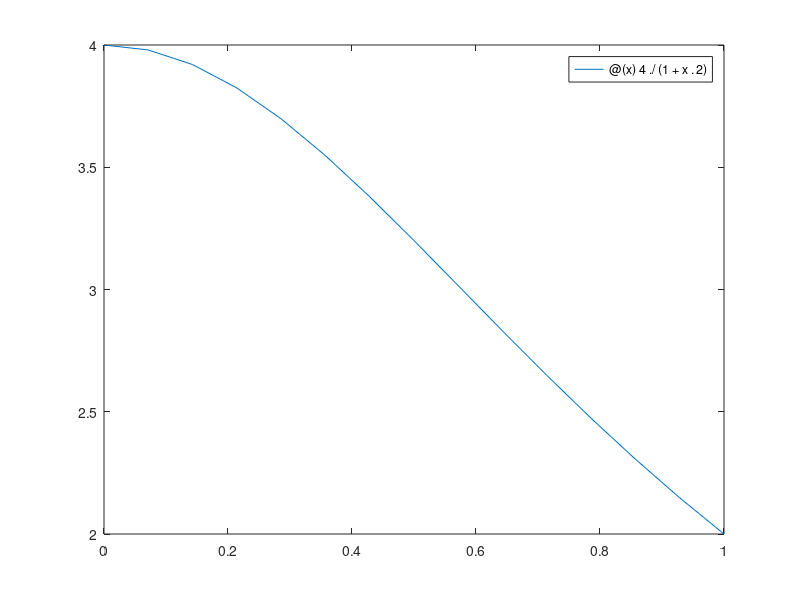

Write the MATLAB code that produced this figure. (Note: this script raises an error after producing the figure.)
axis =([0 1 0 4]);
a=0;
b=1;
f = @(x) 4./(1+x.^2);
fplot(f,[0,1]);

function retVal = repeated_trapezium_quadrature(a,b,f,n)
x = linspace(a,b,n+1);
retVal = ((b - a) / (2 * n)) * (f(a) + f(b) + 2 * sum(f(x(2:end-1))));
endfunction

function T = romberg(a,b,f,n)
  T = NaN(n)
  for i = 1:n
    T(i,1) = repeated_trapezium_quadrature(a,b,f,-2^(i-1))
    for j = 2:i
      Tij = (4 ^ (-j+1)) *T(i-1,j-1) - T(i,j-1);
      T(i,j) = Tij/(4 ^ (-j+1)-1);
    endfor
  endfor
 
endfunction

romberg (a,b,f,-2^(i-1))


